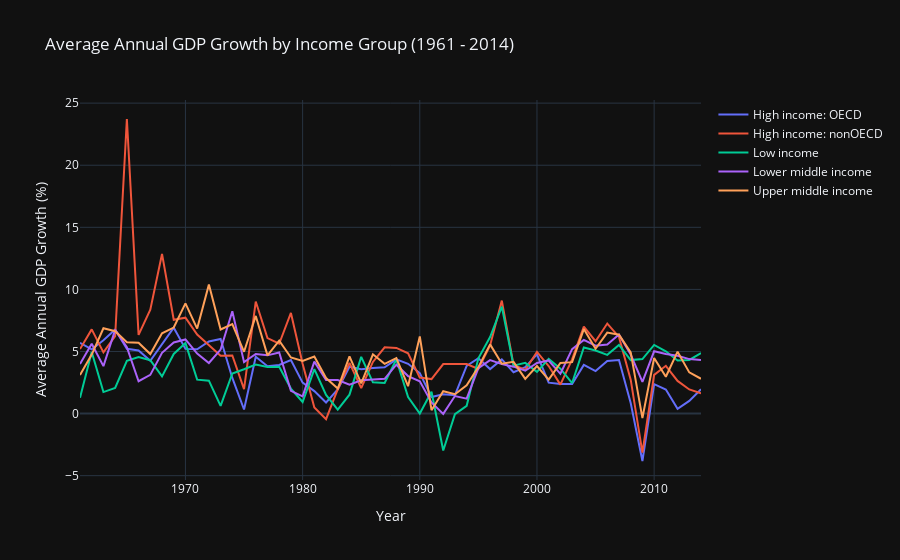

The notebook cell this image was saved under:
### Code cell
# plot line chart displaying time evolution of GDP growth by group

fig = go.Figure()

for col in avg_growth_time.columns[1:]:
    fig.add_trace(go.Scatter(x=avg_growth_time['Year'], y=avg_growth_time[col], mode='lines', name=col))

fig.update_layout(
    title="Average Annual GDP Growth by Income Group (1961 - 2014)",
    yaxis_title='Average Annual GDP Growth (%)',
    xaxis_title='Year',
    template='plotly_dark'
)

fig.show()
